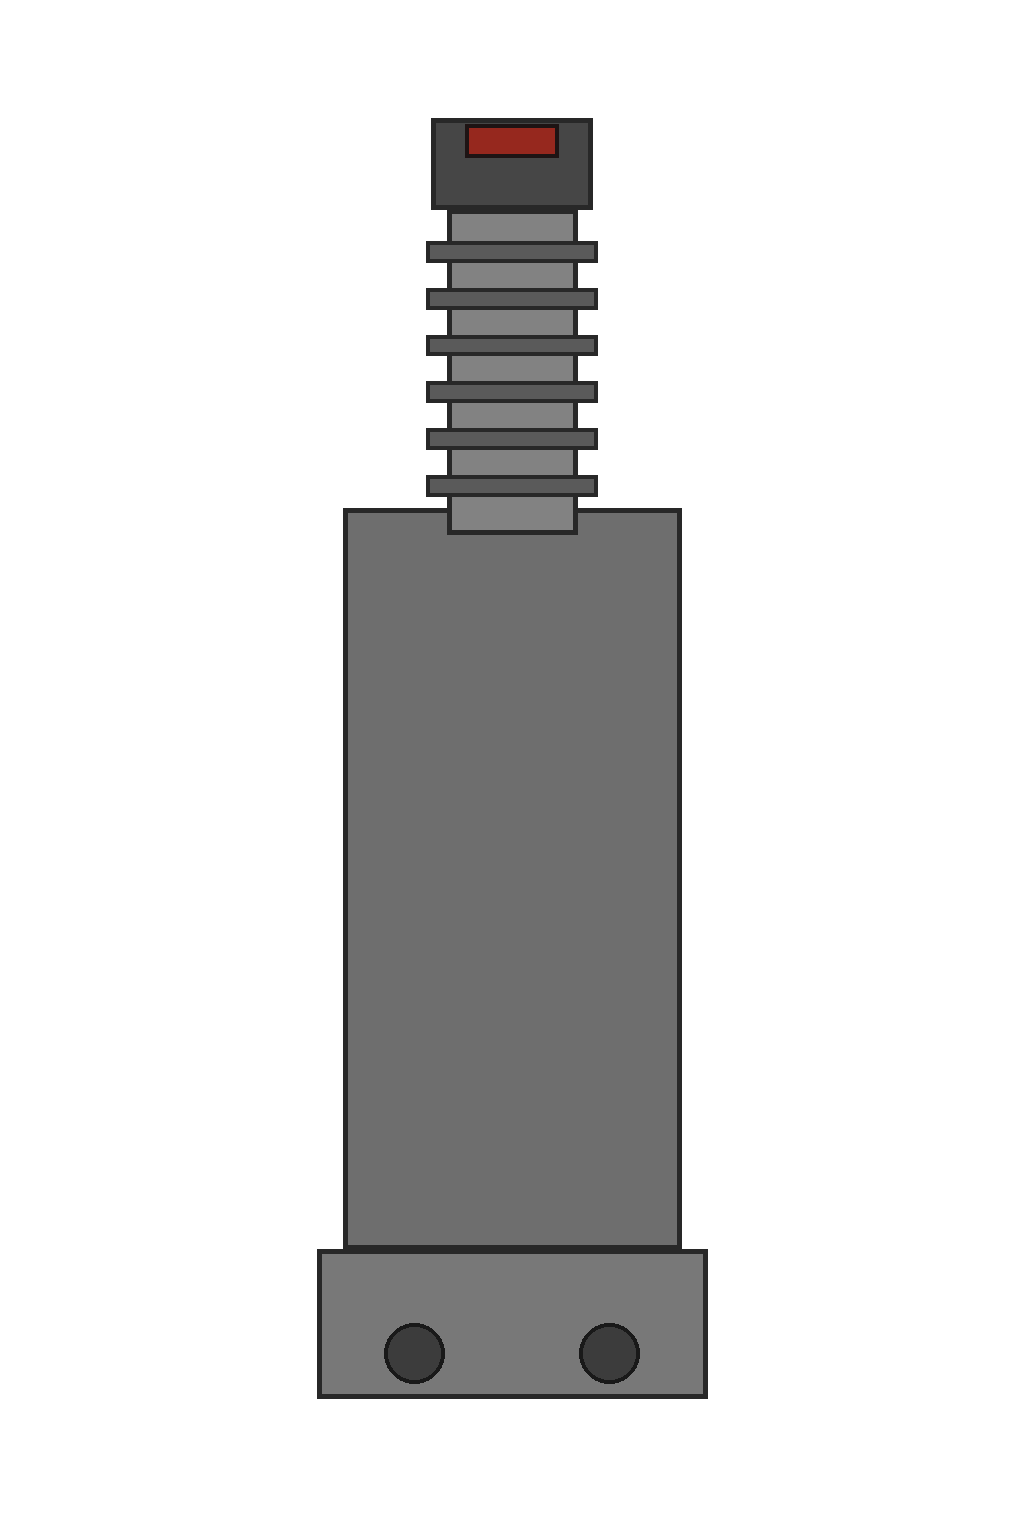

This chart was generated by the following Python code:
"""Geometry guide for the Hegemony emitter: the drawing an Onager fitted with a three-row energy weapon carries under its
closed Hegemony head, in place of the mech's white Tri-Tachyon emitter (owner: the white looks cartoonish there).

The runtime draws a fitted gun's whole sprite VehicleGun.lengthCells long, muzzle at the top edge and the rear at the
bottom, its pivot VehicleGun.RING_FROM_REAR (40%) of the length up from the bottom on the ring's centre. Under the
Onager's closed head about the front third shows ahead of the mantlet, the middle half is hidden under the head and the
last seventh shows behind it (measured on a vehicle-colours still), so the detail goes at the two ends: the barrel and
its aperture ahead, a power coupling behind. The hidden middle is a plain block that only has to join them.

Every size is a share of the gun's length L; the sprite is cut symmetric about the barrel, .4 L wide, the mech PL-3
drawing's proportion (build.py).

  guide.png        the edit target: 1024 x 1536, gun L = 1300 px from y 118 (muzzle) to y 1418 (rear), axis x 512

Run from anywhere: python art-source/vehicles/hegemony-emitter/guide.py
"""
from pathlib import Path

from PIL import Image, ImageDraw

HERE = Path(__file__).resolve().parent
W, H = 1024, 1536
AXIS = W / 2
TOP = 118
L = 1300


def y(share: float) -> float:
    return TOP + share * L


def box(draw, half_width_share, top_share, bottom_share, fill, outline=(40, 40, 40, 255), width=5):
    half = half_width_share * L
    draw.rectangle((AXIS - half, y(top_share), AXIS + half, y(bottom_share)), fill=fill, outline=outline, width=width)


def guide() -> Image.Image:
    im = Image.new("RGBA", (W, H))
    d = ImageDraw.Draw(im)
    # The hidden body under the head: one plain block joining the barrel to the coupling.
    box(d, .13, .30, .87, (110, 110, 110, 255))
    # The barrel ahead of the mantlet: aperture housing at the tip, then a shroud with cooling rings.
    box(d, .062, .0, .07, (70, 70, 70, 255))
    box(d, .036, .005, .03, (150, 40, 30, 255), outline=(30, 20, 20, 255), width=4)
    box(d, .05, .07, .32, (130, 130, 130, 255))
    for i in range(6):
        top = .095 + i * .036
        box(d, .066, top, top + .016, (90, 90, 90, 255), width=4)
    # Behind the head: the power coupling, a wider box with two cable glands on its rear face.
    box(d, .15, .87, .985, (120, 120, 120, 255))
    for side in (-1, 1):
        cx = AXIS + side * .075 * L
        d.ellipse((cx - 30, y(.95) - 30, cx + 30, y(.95) + 30), fill=(60, 60, 60, 255), outline=(25, 25, 25, 255),
                  width=4)
    return im


if __name__ == "__main__":
    guide().save(HERE / "guide.png")
    print("wrote", HERE / "guide.png")
